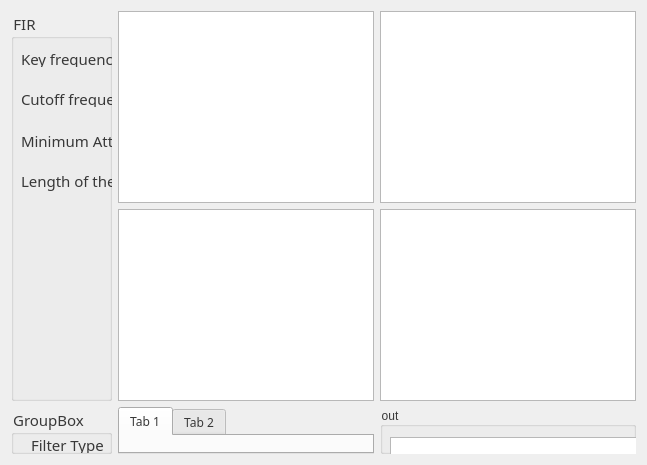
         <widget class="QWidget" name="page_5">
          <layout class="QGridLayout" name="gridLayout_6">
           <item row="0" column="2">
            <widget class="QGraphicsView" name="graphicsView_10"/>
           </item>
           <item row="2" column="1">
            <widget class="QTabWidget" name="tabWidget">
             <property name="sizePolicy">
              <sizepolicy hsizetype="Fixed" vsizetype="Expanding">
               <horstretch>0</horstretch>
               <verstretch>0</verstretch>
              </sizepolicy>
             </property>
             <property name="maximumSize">
              <size>
               <width>10777215</width>
               <height>16777215</height>
              </size>
             </property>
             <property name="font">
              <font>
               <family>黑体</family>
               <pointsize>9</pointsize>
              </font>
             </property>
             <property name="styleSheet">
              <string notr="true">color:rgb(56, 56, 56);</string>
             </property>
             <property name="currentIndex">
              <number>0</number>
             </property>
             <widget class="QWidget" name="tab">
              <attribute name="title">
               <string>Tab 1</string>
              </attribute>
              <widget class="QDial" name="dial_5">
               <property name="geometry">
                <rect>
                 <x>170</x>
                 <y>80</y>
                 <width>71</width>
                 <height>101</height>
                </rect>
               </property>
              </widget>
              <widget class="QPushButton" name="pushButton_5">
               <property name="geometry">
                <rect>
                 <x>40</x>
                 <y>110</y>
                 <width>101</width>
                 <height>23</height>
                </rect>
               </property>
               <property name="font">
                <font>
                 <family>黑体</family>
                 <pointsize>11</pointsize>
                </font>
               </property>
               <property name="styleSheet">
                <string notr="true">QPushButton{
	background:rgb(244, 211, 255);
	border:none;
	height:18;
	border-radius:5px;
}

QPushButton::hover {
	background:rgb(197, 131, 255);
}
</string>
               </property>
               <property name="text">
                <string>Play/Pause</string>
               </property>
              </widget>
              <widget class="QSlider" name="horizontalSlider_5">
               <property name="geometry">
                <rect>
                 <x>60</x>
                 <y>50</y>
                 <width>191</width>
                 <height>22</height>
                </rect>
               </property>
               <property name="orientation">
                <enum>Qt::Horizontal</enum>
               </property>
              </widget>
              <widget class="QLabel" name="label_72">
               <property name="geometry">
                <rect>
                 <x>261</x>
                 <y>40</y>
                 <width>41</width>
                 <height>33</height>
                </rect>
               </property>
               <property name="sizePolicy">
                <sizepolicy hsizetype="Fixed" vsizetype="Preferred">
                 <horstretch>0</horstretch>
                 <verstretch>0</verstretch>
                </sizepolicy>
               </property>
               <property name="font">
                <font>
                 <family>黑体</family>
                 <pointsize>11</pointsize>
                </font>
               </property>
               <property name="layoutDirection">
                <enum>Qt::RightToLeft</enum>
               </property>
               <property name="styleSheet">
                <string notr="true">color:rgb(0, 0, 0)</string>
               </property>
               <property name="text">
                <string>00:00</string>
               </property>
              </widget>
              <widget class="QLabel" name="label_73">
               <property name="geometry">
                <rect>
                 <x>11</x>
                 <y>40</y>
                 <width>41</width>
                 <height>33</height>
                </rect>
               </property>
               <property name="sizePolicy">
                <sizepolicy hsizetype="Preferred" vsizetype="Preferred">
                 <horstretch>0</horstretch>
                 <verstretch>0</verstretch>
                </sizepolicy>
               </property>
               <property name="font">
                <font>
                 <family>黑体</family>
                 <pointsize>11</pointsize>
                </font>
               </property>
               <property name="styleSheet">
                <string notr="true">color:rgb(0, 0, 0)</string>
               </property>
               <property name="text">
                <string>00:00</string>
               </property>
              </widget>
              <widget class="QLabel" name="label_75">
               <property name="geometry">
                <rect>
                 <x>10</x>
                 <y>20</y>
                 <width>311</width>
                 <height>16</height>
                </rect>
               </property>
               <property name="font">
                <font>
                 <family>黑体</family>
                 <pointsize>11</pointsize>
                </font>
               </property>
               <property name="text">
                <string>FIR Audio</string>
               </property>
              </widget>
             </widget>
             <widget class="QWidget" name="tab_2">
              <attribute name="title">
               <string>Tab 2</string>
              </attribute>
             </widget>
            </widget>
           </item>
           <item row="2" column="0">
            <widget class="QGroupBox" name="groupBox_7">
             <property name="font">
              <font>
               <family>黑体</family>
               <pointsize>11</pointsize>
              </font>
             </property>
             <property name="styleSheet">
              <string notr="true">color:rgb(56, 56, 56);</string>
             </property>
             <property name="title">
              <string>GroupBox</string>
             </property>
             <widget class="QLabel" name="label_62">
              <property name="geometry">
               <rect>
                <x>20</x>
                <y>30</y>
                <width>111</width>
                <height>16</height>
               </rect>
              </property>
              <property name="font">
               <font>
                <family>黑体</family>
                <pointsize>11</pointsize>
               </font>
              </property>
              <property name="text">
               <string>Filter Type</string>
              </property>
             </widget>
             <widget class="QLabel" name="label_63">
              <property name="geometry">
               <rect>
                <x>20</x>
                <y>60</y>
                <width>121</width>
                <height>16</height>
               </rect>
              </property>
              <property name="font">
               <font>
                <family>黑体</family>
                <pointsize>11</pointsize>
               </font>
              </property>
              <property name="text">
               <string>Window</string>
              </property>
             </widget>
             <widget class="QLabel" name="label_64">
              <property name="geometry">
               <rect>
                <x>20</x>
                <y>100</y>
                <width>161</width>
                <height>16</height>
               </rect>
              </property>
              <property name="font">
               <font>
                <family>黑体</family>
                <pointsize>11</pointsize>
               </font>
              </property>
              <property name="text">
               <string>Sample Frequency</string>
              </property>
             </widget>
             <widget class="QLineEdit" name="lineEdit_23">
              <property name="geometry">
               <rect>
                <x>160</x>
                <y>100</y>
                <width>113</width>
                <height>20</height>
               </rect>
              </property>
              <property name="font">
               <font>
                <family>黑体</family>
                <pointsize>11</pointsize>
               </font>
              </property>
             </widget>
             <widget class="QPushButton" name="pushButton_16">
              <property name="geometry">
               <rect>
                <x>20</x>
                <y>180</y>
                <width>271</width>
                <height>23</height>
               </rect>
              </property>
              <property name="font">
               <font>
                <family>黑体</family>
                <pointsize>11</pointsize>
               </font>
              </property>
              <property name="styleSheet">
               <string notr="true">QPushButton{
	background:rgb(244, 211, 255);
	border:none;
	height:18;
	border-radius:5px;
}

QPushButton::hover {
	background:rgb(197, 131, 255);
}
\</string>
              </property>
              <property name="text">
               <string>Apply Result To Current File</string>
              </property>
             </widget>
             <widget class="QPushButton" name="pushButton_17">
              <property name="geometry">
               <rect>
                <x>20</x>
                <y>140</y>
                <width>271</width>
                <height>23</height>
               </rect>
              </property>
              <property name="font">
               <font>
                <family>黑体</family>
                <pointsize>11</pointsize>
               </font>
              </property>
              <property name="styleSheet">
               <string notr="true">QPushButton{
	background:rgb(244, 211, 255);
	border:none;
	height:18;
	border-radius:5px;
}

QPushButton::hover {
	background:rgb(197, 131, 255);
}
\</string>
              </property>
              <property name="text">
               <string>Start Design</string>
              </property>
             </widget>
             <widget class="QLabel" name="label_65">
              <property name="geometry">
               <rect>
                <x>280</x>
                <y>100</y>
                <width>21</width>
                <height>16</height>
               </rect>
              </property>
              <property name="font">
               <font>
                <family>黑体</family>
                <pointsize>11</pointsize>
               </font>
              </property>
              <property name="text">
               <string>Hz</string>
              </property>
             </widget>
             <widget class="QComboBox" name="comboBox_7">
              <property name="geometry">
               <rect>
                <x>160</x>
                <y>30</y>
                <width>111</width>
                <height>22</height>
               </rect>
              </property>
              <property name="font">
               <font>
                <family>黑体</family>
                <pointsize>12</pointsize>
                <weight>50</weight>
                <italic>false</italic>
                <bold>false</bold>
                <underline>false</underline>
               </font>
              </property>
              <property name="styleSheet">
               <string notr="true">color:rgb(56, 56, 56);</string>
              </property>
              <item>
               <property name="text">
                <string>Lowpass</string>
               </property>
              </item>
              <item>
               <property name="text">
                <string>bandstop</string>
               </property>
              </item>
              <item>
               <property name="text">
                <string>Highpass</string>
               </property>
              </item>
              <item>
               <property name="text">
                <string>Bandpass</string>
               </property>
              </item>
             </widget>
             <widget class="QComboBox" name="comboBox_5">
              <property name="geometry">
               <rect>
                <x>160</x>
                <y>60</y>
                <width>111</width>
                <height>22</height>
               </rect>
              </property>
              <property name="font">
               <font>
                <family>黑体</family>
                <pointsize>11</pointsize>
               </font>
              </property>
              <property name="styleSheet">
               <string notr="true">color:rgb(56, 56, 56);</string>
              </property>
              <item>
               <property name="text">
                <string>triang</string>
               </property>
              </item>
              <item>
               <property name="text">
                <string>hamming</string>
               </property>
              </item>
             </widget>
            </widget>
           </item>
           <item row="1" column="1">
            <widget class="QGraphicsView" name="graphicsView_11"/>
           </item>
           <item row="2" column="2">
            <widget class="QGroupBox" name="groupBox">
             <property name="styleSheet">
              <string notr="true">color:rgb(56, 56, 56);</string>
             </property>
             <property name="title">
              <string>out</string>
             </property>
             <widget class="QTextBrowser" name="textBrowser_3">
              <property name="geometry">
               <rect>
                <x>10</x>
                <y>30</y>
                <width>311</width>
                <height>201</height>
               </rect>
              </property>
             </widget>
            </widget>
           </item>
           <item row="1" column="2">
            <widget class="QGraphicsView" name="graphicsView_12"/>
           </item>
           <item row="0" column="1">
            <widget class="QGraphicsView" name="graphicsView_9"/>
           </item>
           <item row="0" column="0" rowspan="2">
            <widget class="QGroupBox" name="groupBox_6">
             <property name="sizePolicy">
              <sizepolicy hsizetype="Expanding" vsizetype="Preferred">
               <horstretch>0</horstretch>
               <verstretch>0</verstretch>
              </sizepolicy>
             </property>
             <property name="font">
              <font>
               <family>黑体</family>
               <pointsize>11</pointsize>
              </font>
             </property>
             <property name="styleSheet">
              <string notr="true">color:rgb(56, 56, 56);</string>
             </property>
             <property name="title">
              <string>FIR</string>
             </property>
             <widget class="QLabel" name="label_28">
              <property name="geometry">
               <rect>
                <x>10</x>
                <y>160</y>
                <width>161</width>
                <height>20</height>
               </rect>
              </property>
              <property name="font">
               <font>
                <family>黑体</family>
                <pointsize>11</pointsize>
               </font>
              </property>
              <property name="text">
               <string>Length of the filter(N)</string>
              </property>
             </widget>
             <widget class="QLabel" name="label_29">
              <property name="geometry">
               <rect>
                <x>10</x>
                <y>80</y>
                <width>231</width>
                <height>16</height>
               </rect>
              </property>
              <property name="font">
               <font>
                <family>黑体</family>
                <pointsize>11</pointsize>
               </font>
              </property>
              <property name="text">
               <string>Cutoff frequency(HPF&amp;LPF)f2</string>
              </property>
             </widget>
             <widget class="QLabel" name="label_30">
              <property name="geometry">
               <rect>
                <x>10</x>
                <y>120</y>
                <width>191</width>
                <height>20</height>
               </rect>
              </property>
              <property name="font">
               <font>
                <family>黑体</family>
                <pointsize>11</pointsize>
               </font>
              </property>
              <property name="text">
               <string>Minimum Attenuation(As)</string>
              </property>
             </widget>
             <widget class="QLabel" name="label_31">
              <property name="geometry">
               <rect>
                <x>10</x>
                <y>40</y>
                <width>201</width>
                <height>16</height>
               </rect>
              </property>
              <property name="font">
               <font>
                <family>黑体</family>
                <pointsize>11</pointsize>
               </font>
              </property>
              <property name="text">
               <string>Key frequency(BPF&amp;BSF)fl</string>
              </property>
             </widget>
             <widget class="QLineEdit" name="lineEdit_10">
              <property name="geometry">
               <rect>
                <x>230</x>
                <y>40</y>
                <width>71</width>
                <height>20</height>
               </rect>
              </property>
              <property name="font">
               <font>
                <family>黑体</family>
                <pointsize>11</pointsize>
               </font>
              </property>
             </widget>
             <widget class="QLabel" name="label_32">
              <property name="geometry">
               <rect>
                <x>310</x>
                <y>40</y>
                <width>21</width>
                <height>16</height>
               </rect>
              </property>
              <property name="font">
               <font>
                <family>黑体</family>
                <pointsize>11</pointsize>
               </font>
              </property>
              <property name="text">
               <string>Hz</string>
              </property>
             </widget>
             <widget class="QLineEdit" name="lineEdit_11">
              <property name="geometry">
               <rect>
                <x>230</x>
                <y>80</y>
                <width>71</width>
                <height>20</height>
               </rect>
              </property>
              <property name="font">
               <font>
                <family>黑体</family>
                <pointsize>11</pointsize>
               </font>
              </property>
             </widget>
             <widget class="QLineEdit" name="lineEdit_12">
              <property name="geometry">
               <rect>
                <x>230</x>
                <y>120</y>
                <width>71</width>
                <height>20</height>
               </rect>
              </property>
              <property name="font">
               <font>
                <family>黑体</family>
                <pointsize>11</pointsize>
               </font>
              </property>
             </widget>
             <widget class="QLabel" name="label_33">
              <property name="geometry">
               <rect>
                <x>310</x>
                <y>120</y>
                <width>21</width>
                <height>16</height>
               </rect>
              </property>
              <property name="font">
               <font>
                <family>黑体</family>
                <pointsize>11</pointsize>
               </font>
              </property>
              <property name="text">
               <string>dB</string>
              </property>
             </widget>
             <widget class="QLineEdit" name="lineEdit_13">
              <property name="geometry">
               <rect>
                <x>230</x>
                <y>160</y>
                <width>71</width>
                <height>20</height>
               </rect>
              </property>
              <property name="font">
               <font>
                <family>黑体</family>
                <pointsize>11</pointsize>
               </font>
              </property>
             </widget>
             <widget class="QLabel" name="label_34">
              <property name="geometry">
               <rect>
                <x>310</x>
                <y>80</y>
                <width>21</width>
                <height>16</height>
               </rect>
              </property>
              <property name="font">
               <font>
                <family>黑体</family>
                <pointsize>11</pointsize>
               </font>
              </property>
              <property name="text">
               <string>Hz</string>
              </property>
             </widget>
             <widget class="QLabel" name="label_35">
              <property name="geometry">
               <rect>
                <x>310</x>
                <y>160</y>
                <width>21</width>
                <height>16</height>
               </rect>
              </property>
              <property name="font">
               <font>
                <family>黑体</family>
                <pointsize>11</pointsize>
               </font>
              </property>
              <property name="text">
               <string>N</string>
              </property>
             </widget>
            </widget>
           </item>
          </layout>
         </widget>
